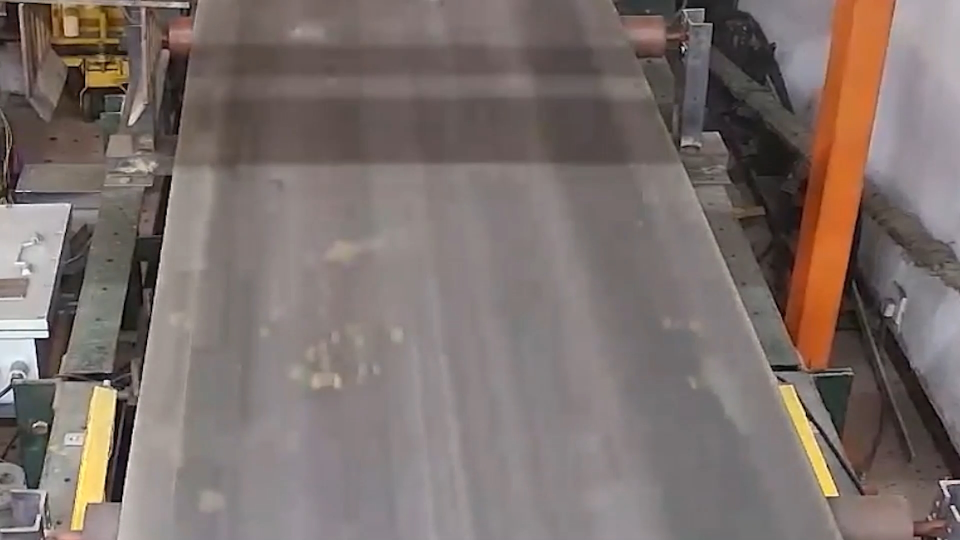
#> input picture source/belt.jpg, 1920 x 1080 px, found by its file name (shown at 1/2 size)
$ python belt.py
#> lines starting #> are read from the running program, lines starting #| are printed output that depends on the picture; after the words box and inside, x2 and y2 are one past the last pixel; in counts of white or black regions, pixels touching at a corner belong together
import numpy as np
import cv2
import time

INITIAL_ROI = True
FURTHER_ROI = False
CENTER = 995


def cvShow(img, name):
    """
    显示可调控窗口
    :parmam img: 原始图像
    :parmam name: 生成图像窗口名称
    """
    cv2.namedWindow(name, cv2.WINDOW_NORMAL)
    cv2.imshow(name, img)


def retinex(image, sigma_list):
    retinex_output = np.zeros_like(image)
    for sigma in sigma_list:
        # 对图像应用高斯模糊
        blurred = cv2.GaussianBlur(image, (0, 0), sigma)
        image[image == 0] = 1e-10
        blurred[blurred == 0] = 1e-10
        # 计算原始图像和模糊图像的对数差值
        log_scale_diff = np.log(image) - np.log(blurred)

        # 将对数差值添加到输出中
        retinex_output += log_scale_diff

    # 对输出图像进行归一化
    retinex_output = (retinex_output / len(sigma_list)) * 255
    retinex_output = np.uint8(np.clip(retinex_output, 0, 255))

    return retinex_output


def inital_process(img):
    """
    图片进行初步处理
    :param img: 原始图像
    :return: 返回初步处理图像
    """
    # 灰度处理
    gray = cv2.cvtColor(img, cv2.COLOR_BGR2GRAY)
    '''
    # 图像增强
    clahe = cv2.createCLAHE(
        clipLimit=2.0, tileGridSize=(10, 10))  # 对图像进行分割,10*10
    gray = clahe.apply(gray)  # 进行直方图均衡化
    # 高斯滤波
    blur = cv2.GaussianBlur(gray, (3, 3), 1)
    kernel_2 = np.ones((3, 3), np.uint8)
    # 腐蚀膨胀操作
    erosion = cv2.erode(blur, kernel=kernel_2, iterations=2)
    dilate = cv2.dilate(erosion, kernel_2, iterations=1)

    edges = cv2.Canny(dilate, 250, 180)
    '''

    # 改进Retinex增强图像
    sigma_list = [15, 80, 250]
    image = gray.astype(np.float32) / 255.0
    image = retinex(image, sigma_list)
    # 边缘检测
    edges = cv2.Canny(image, 250, 180)


    return edges


def region_of_interest(img, vertices, sign):
    """
    生成ROI区域
    :param img: 原始图像,是提取了物体边缘的图像
    :param vertices: 多边形坐标
    :return: 返回只保留了ROI区域内的物体边缘的图像
    """
    # 生成和img大小一致的图像矩阵,全部填充0(黑色)
    roi = np.zeros_like(img)
    # vertices即梯形区域顶点,填充梯形内部区域为白色
    if (sign):
        ignore_mask_color = 255
    else:
        roi = cv2.bitwise_not(roi)
        ignore_mask_color = 0
    # 填充函数,将vertices多边形区域填充为指定的灰度值
    cv2.fillPoly(roi, vertices, color=ignore_mask_color)
    # 显示ROI区域
    # cvShow(roi, 'ROI')
    # cv2.waitKey(0)
    # cv2.destroyAllWindows()
    # 两张图片上的像素进行与操作,ROI区域中已经填充白色,其他是黑色
    # img中是canny算子提取的物体边缘是白色，其他区域是黑色
    # 黑色与黑色与运算还是黑色，白色与白色与运算还是白色，白色与黑色与运算是黑色
    # bitwise_and即两张图片上相同位置像素点上的灰度值进行与运算
    masked_image = cv2.bitwise_and(img, roi)
    # cvShow(masked_image, 'masked_image')
    # cv2.waitKey(0)
    # cv2.destroyAllWindows()
    return masked_image


def calculate_slope(line):
    """
    计算斜率
    :param line: np.array([[x_1,y_1,x_2,y_2]])
    :return:
    """
    x_1, y_1, x_2, y_2 = line[0]
    return (y_2 - y_1) / (x_2 - x_1)


def bypass_angle_filter(lines, low_thres, high_thres):
    """
    角度滤波器
    :param lines: 概率霍夫变换得到的直线的端点对集合
    :param low_thres:低阈值
    :param high_thres:高阈值
    :return:得到过滤后的直线端点对集合
    """
    filtered_lines = []
    if lines is None:
        return filtered_lines
    for line in lines:
        for x1, y1, x2, y2 in line:
            # 过滤掉角度0或90度的直线
            if x1 == x2 or y1 == y2:
                continue
            # 保留角度在low_thres到high_thres之间的直线,角度按360度的标度来算
            angle = abs(np.arctan((y2 - y1) / (x2 - x1)) * 180 / np.pi)
            if low_thres < angle < high_thres:
                filtered_lines.append([[x1, y1, x2, y2]])
    return filtered_lines


def reject_abnormal_lines(lines, threshold):
    """
    剔除斜率不一致线段
    :param lines: 线段集合,np.array([[x_1,y_1,x_2,y_2]])
    :return:
    """
    # 计算线段斜率集合
    slopes = [calculate_slope(line) for line in lines]
    while len(lines) > 0:
        # 计算斜率平均值
        mean = np.mean(slopes)
        # 计算斜率与平均值差值集合
        diff = [abs(s - mean) for s in slopes]
        # 索引差值最大值下标
        idx = np.argmax(diff)
        if diff[idx] > threshold:
            # 删除此直线
            slopes.pop(idx)
            lines.pop(idx)
        else:
            break
    return lines


def least_squares_fit(lines):
    """
    将lines中的线段拟合成一条
    :param lines: 线段集合,np.array([[x_1,y_1,x_2,y_2]])
    :return: 线段上两点,np.array([[xmin,ymin],[xmax,ymax]])
    """
    # 取出所有坐标点
    x_coords = np.ravel([[line[0][0], line[0][2]] for line in lines])
    y_coords = np.ravel([[line[0][1], line[0][3]] for line in lines])
    # 进行直线拟合,得到多项式系数 k,b
    poly = np.polyfit(x_coords, y_coords, deg=1)
    # 根据多项式系数,计算两个直线上的点，用于唯一确定这条直线 val用于求y = k*x + b
    point_min = (np.min(x_coords), np.polyval(poly, np.min(x_coords)))
    point_max = (np.max(x_coords), np.polyval(poly, np.max(x_coords)))
    return np.array([point_min, point_max], dtype=np.int64)


def dispose_line(edges):
    """
    处理初步处理后图像生成霍夫线集合
    :param edges: 初步处理图像
    :return: lines 霍夫线集合 np.array([[x_1,y_1,x_2,y_2]])
    """
    # 霍夫变换获取所有线段
    lines = cv2.HoughLinesP(edges, 1, np.pi/180, threshold=30,
                            minLineLength=10, maxLineGap=100)
    # lines = cv2.HoughLinesP(masked, 1, np.pi/180, threshold=100,
    #                     minLineLength=100, maxLineGap=30)
    return lines


def generate_line(lines):
    """
    生成所需绘制线条
    :param lines: 初步处理图像
    :return: left_line,right_line 所生成两侧直线点集np.array([[x_1,y_1],[x_2,y_2]])
    """
    print('检测出线条点集对总数目:', len(lines))
    lines = bypass_angle_filter(lines, 60, 90)
    print('角度滤波后点集对总数目:', len(lines))
    # 按照斜率划分皮带左右侧
    # 列表生成式
    left_belt = [line for line in lines if calculate_slope(line) < 0]
    print('左侧点集对数目:', len(left_belt))
    right_belt = [line for line in lines if calculate_slope(line) > 0]
    print('右侧点集对数目:', len(right_belt))
    # 过滤线段
    left_belt = reject_abnormal_lines(left_belt, 0.005)
    print('左侧过滤后点集对数目:', len(left_belt))
    right_belt = reject_abnormal_lines(right_belt, 0.005)
    print('右侧过滤后点集对数目:', len(right_belt))
    # 线段拟合
    left_line = least_squares_fit(left_belt)
    right_line = least_squares_fit(right_belt)

    return left_line, right_line


def line_pro_count(img, left_line, right_line):
    """
    图像中延伸并绘制线段
    :param img: 输入图像
    :param left_line: 左侧线段点
    :param right_line: 右侧线段点
    """
    # 取出左右线条点
    left_src_line_1 = tuple(left_line[0])
    left_src_line_2 = tuple(left_line[1])
    right_src_line_1 = tuple(right_line[0])
    right_src_line_2 = tuple(right_line[1])
    # 设置延伸方位
    y_up = 350
    y_down = 900
    y_buttom = 1000
    # 计算左右侧斜率与截距
    left_k = (left_src_line_2[1] - left_src_line_1[1]) / \
        (left_src_line_2[0] - left_src_line_1[0])
    left_b = left_src_line_1[1] - left_k * left_src_line_1[0]
    right_k = (right_src_line_2[1] - right_src_line_1[1]) / \
        (right_src_line_2[0] - right_src_line_1[0])
    right_b = right_src_line_1[1] - right_k * right_src_line_1[0]
    # 计算左侧延长点
    left_x_up = int((y_up - left_b)/left_k)
    left_up = (left_x_up, y_up)
    left_x_down = int((y_down - left_b)/left_k)
    left_down = (left_x_down, y_down)
    left_x_buttom = int((y_buttom - left_b)/left_k)
    # 计算右侧延长点
    right_x_up = int((y_up - right_b)/right_k)
    right_up = (right_x_up, y_up)
    right_x_down = int((y_down - right_b)/right_k)
    right_down = (right_x_down, y_down)
    right_x_buttom = int((y_buttom - right_b)/right_k)

    # 计算皮带中心点坐标
    pixels_between_lines = (left_x_buttom + right_x_buttom)/2

    data = pixels_between_lines - CENTER
    # 判定跑偏并绘制边缘线
    if(data > 0):
        thresh_right = int(pixels_between_lines*0.03)
        if(abs(data) > thresh_right):
            img_show(img,left_up,left_down,False)
            img_show(img,right_up,right_down,False)
            print("右侧跑偏")
        else:
            img_show(img,left_up,left_down,True)
            img_show(img,right_up,right_down,True)
            print("正常")
    else:
        thresh_left= int(pixels_between_lines*0.05)
        if(abs(data) > thresh_left):
            img_show(img,left_up,left_down,False)
            img_show(img,right_up,right_down,False)
            print("左侧跑偏")
        else:
            img_show(img,left_up,left_down,True)
            img_show(img,right_up,right_down,True)
            print("正常")
'''
    # 判定跑偏并绘制边缘线
    if (data > thresh):
        cv2.line(img, left_up, left_down, color=(0, 0, 255), thickness=5)
        cv2.line(img, right_up, right_down, color=(0, 0, 255), thickness=5)
        if((pixels_between_lines - CENTER) > 0):
            print("右侧跑偏")
        else:
            print("左侧跑偏")
    else:
        cv2.line(img, left_up, left_down, color=(0, 255, 0), thickness=5)
        cv2.line(img, right_up, right_down, color=(0, 255, 0), thickness=5)
        print("正常")
'''


def img_show(img, left_line, right_line,sign):
    """
    图像中绘制线段
    :param img: 输入图像
    :param left_line: 左侧线段点
    :param right_line: 右侧线段点
    """
    if(sign):
        cv2.line(img, left_line, right_line, color=(0, 255, 0), thickness=5)
    else:
        cv2.line(img, left_line, right_line, color=(0, 0, 255), thickness=5)


if __name__ == '__main__':
    start_time = time.time()
    img = cv2.imread('D:\Project\Python\img\\belt.jpg')
#> img is the input picture: shape (1080, 1920, 3); mean B, G, R 108, 112, 124
    cv2.waitKey(0)
    # img = cv2.fastNlMeansDenoisingColored(img, None, 10, 10, 7, 21)
    imgCopy = img.copy()
    edges = inital_process(img)
#> in inital_process, `gray = cv2.cvtColor(img, cv2.COLOR_BGR2GRAY)`:
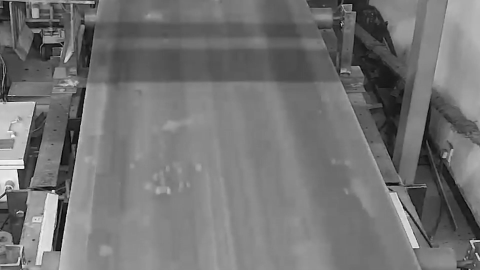
#> gray: shape (1080, 1920) (shown at 1/4 size); min 0, max 255, mean 115.1
#> after the loop in retinex, `for sigma in sigma_list:`:
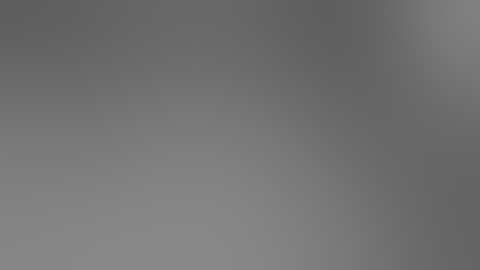
#> blurred: shape (1080, 1920) float32 (shown at 1/4 size); min 0.371, max 0.535, mean 0.451
#> in retinex, `retinex_output = np.uint8(np.clip(retinex_output, 0, 255))`:
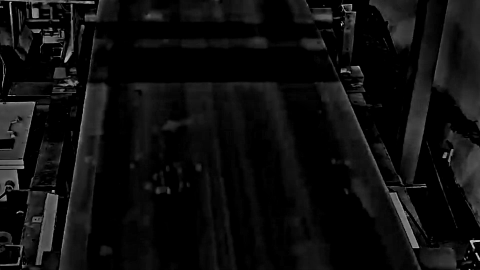
#> retinex_output: shape (1080, 1920) (shown at 1/4 size); min 0, max 255, mean 13.9
#> in inital_process, `edges = cv2.Canny(image, 250, 180)`:
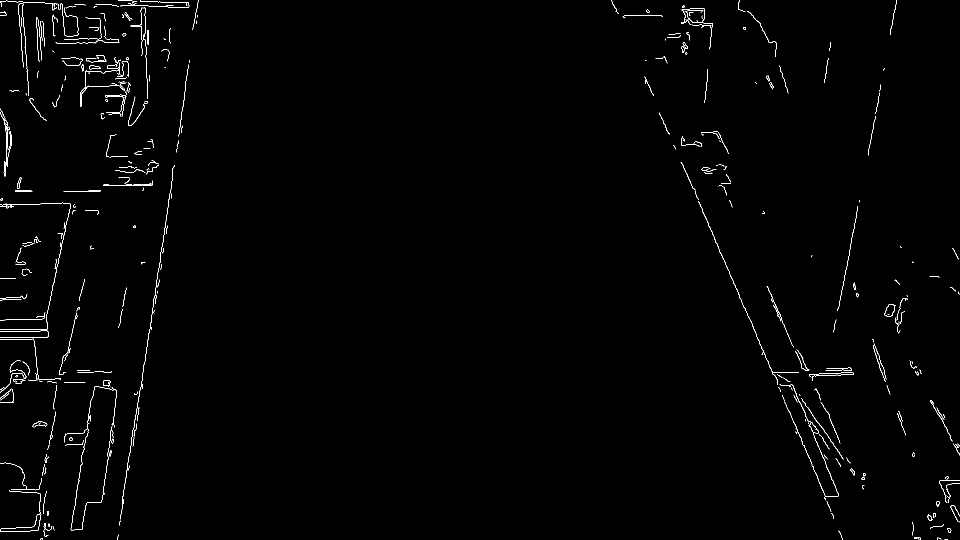
#> edges: shape (1080, 1920) (shown at 1/2 size); 0.85% white in thin lines or dots
    vertices = np.array([[[150, 730], [301, 380], [1453, 380], [1618, 730]]])
    masked = region_of_interest(edges, vertices=vertices, sign=INITIAL_ROI)
#> in region_of_interest, `cv2.fillPoly(roi, vertices, color=ignore_mask_color)`:
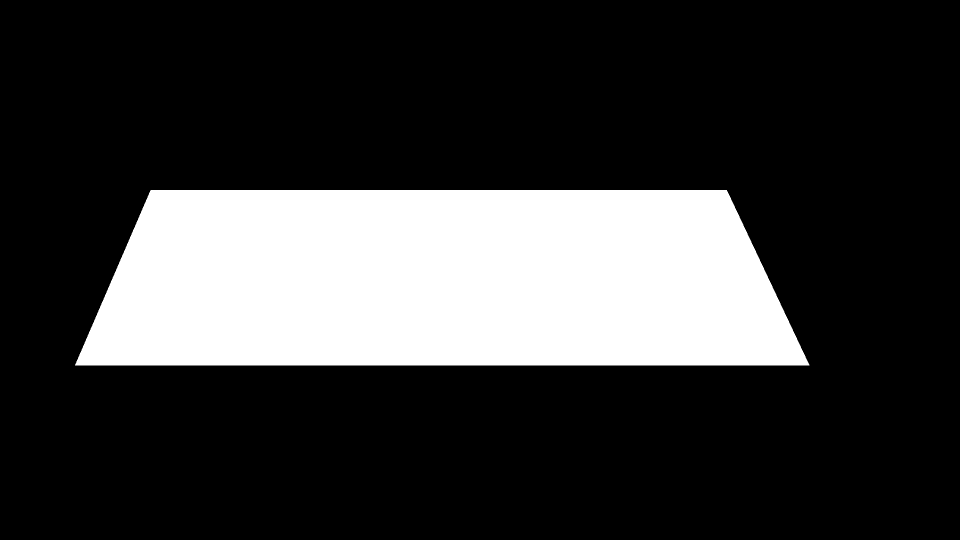
#> roi: shape (1080, 1920) (shown at 1/2 size); 22.2% white; 1 white region, box (x1, y1, x2, y2) and area: (150, 380, 1619, 731) 460159

    # 右侧过滤
    vertices_further_1 = np.array(
        [[[1570, 730], [1500, 540], [1600, 540], [1700, 730]]])
    masked = region_of_interest(
        masked, vertices=vertices_further_1, sign=FURTHER_ROI)

    vertices_further_2 = np.array(
        [[[200, 700], [210, 600], [250, 600], [240, 700]]])
    masked = region_of_interest(
        masked,
        vertices=vertices_further_2, sign=FURTHER_ROI)
#> call 3 of region_of_interest, with vertices = array of shape (1, 4, 2), sign = False
#> in region_of_interest (call 3), `cv2.fillPoly(roi, vertices, color=ignore_mask_color)`:
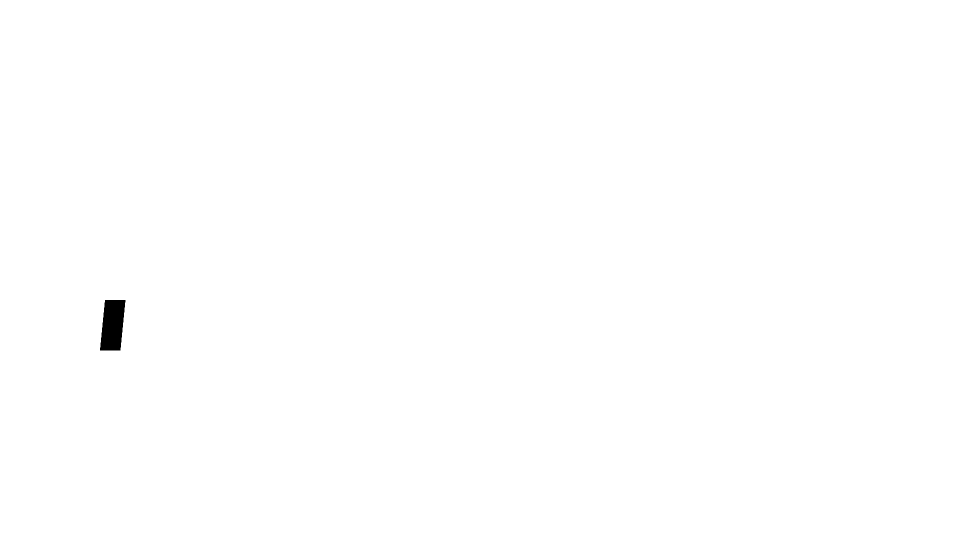
#> roi: shape (1080, 1920) (shown at 1/2 size); 99.8% white; 1 black region, box (x1, y1, x2, y2) and area: (200, 600, 251, 701) 4141
    # 右跑偏过滤
    '''
    vertices_further_3 = np.array(
        [[[220, 670], [262, 405], [370, 405], [330, 670]]])
    masked = region_of_interest(
        masked, vertices=vertices_further_3, sign=FURTHER_ROI)
    '''
    lines = dispose_line(masked)
#> in dispose_line, `lines = cv2.HoughLinesP(edges, 1, np.pi/180, threshold=30, minLineLeng..`: lines = [[1457, 540, 1538, 730], [1391, 388, 1487, 614], [287, 730, 331, 449], [289, 727, 342, 389], [307, 598, 341, 380], [303, 654, 334, 453], [1390, 383, 1532, 718]]
    left_line, right_line = generate_line(lines)
#| 检测出线条点集对总数目: 7
#> the loop in bypass_angle_filter, `for line in lines:` made 7 passes
#> after the loop in bypass_angle_filter, `for line in lines:`: filtered_lines = [[[1457, 540, 1538, 730]], [[1391, 388, 1487, 614]], [[287, 730, 331, 449]], [[289, 727, 342, 389]], [[307, 598, 341, 380]], [[303, 654, 334, 453]], [[1390, 383, 1532, 718]]]
#> in generate_line, `lines = bypass_angle_filter(lines, 60, 90)`: lines has the same summary as filtered_lines in bypass_angle_filter
#| 角度滤波后点集对总数目: 7
#> in generate_line, `left_belt = [line for line in lines if calculate_slope(line) < 0]`: left_belt = [[[287, 730, 331, 449]], [[289, 727, 342, 389]], [[307, 598, 341, 380]], [[303, 654, 334, 453]]]
#| 左侧点集对数目: 4
#> in generate_line, `right_belt = [line for line in lines if calculate_slope(line) > 0]`: right_belt = [[[1457, 540, 1538, 730]], [[1391, 388, 1487, 614]], [[1390, 383, 1532, 718]]]
#| 右侧点集对数目: 3
#> in reject_abnormal_lines, `slopes = [calculate_slope(line) for line in lines]`: slopes = [-6.39, -6.38, -6.41, -6.48]
#> the loop in reject_abnormal_lines, `while len(lines) > 0:` made 3 passes
#> (mean, diff, idx) on passes 1 to 3: (-6.41, [0.0285, 0.0375, 0.00307, 0.069], 3), (-6.39, [0.00547, 0.0145, 0.0199], 2), (-6.38, [0.0045, 0.0045], 1)
#> after the loop in reject_abnormal_lines, `while len(lines) > 0:`: lines = [[[287, 730, 331, 449]], [[289, 727, 342, 389]]]; slopes = [-6.39, -6.38]
#> in generate_line, `left_belt = reject_abnormal_lines(left_belt, 0.005)`: left_belt = [[[287, 730, 331, 449]], [[289, 727, 342, 389]]]
#| 左侧过滤后点集对数目: 2
#> the loop in reject_abnormal_lines (call 2), `while len(lines) > 0:` made 2 passes
#> (mean, diff, idx) on passes 1 to 2: (2.35, [0.00732, 0.00117, 0.00615], 0), (2.36, [0.00249, 0.00249], 0)
#> in generate_line, `right_belt = reject_abnormal_lines(right_belt, 0.005)`: right_belt = [[[1391, 388, 1487, 614]], [[1390, 383, 1532, 718]]]
#| 右侧过滤后点集对数目: 2
#> in least_squares_fit, `x_coords = np.ravel([[line[0][0], line[0][2]] for line in lines])`: x_coords = [287, 331, 289, 342]
#> in least_squares_fit, `y_coords = np.ravel([[line[0][1], line[0][3]] for line in lines])`: y_coords = [730, 449, 727, 389]
#> in least_squares_fit, `poly = np.polyfit(x_coords, y_coords, deg=1)`: poly = [-6.35, 2557.8]
#> in least_squares_fit, `point_min = (np.min(x_coords), np.polyval(poly, np.min(x_coords)))`: point_min = (287, 734.2)
#> in least_squares_fit, `point_max = (np.max(x_coords), np.polyval(poly, np.max(x_coords)))`: point_max = (342, 384.7)
#> in generate_line, `left_line = least_squares_fit(left_belt)`: left_line = [[287, 734], [342, 384]]
#> in generate_line, `right_line = least_squares_fit(right_belt)`: right_line = [[1390, 384], [1532, 718]]
#> left_line = [[287, 734], [342, 384]]; right_line = [[1390, 384], [1532, 718]]
    line_pro_count(imgCopy, left_line, right_line)
#> in line_pro_count, `left_src_line_1 = tuple(left_line[0])`: left_src_line_1 = (287, 734)
#> in line_pro_count, `left_src_line_2 = tuple(left_line[1])`: left_src_line_2 = (342, 384)
#> in line_pro_count, `right_src_line_1 = tuple(right_line[0])`: right_src_line_1 = (1390, 384)
#> in line_pro_count, `right_src_line_2 = tuple(right_line[1])`: right_src_line_2 = (1532, 718)
#> in line_pro_count, `left_k = (left_src_line_2[1] - left_src_line_1[1]) / \ (left_src_line_..`: left_k = -6.36
#> in line_pro_count, `left_b = left_src_line_1[1] - left_k * left_src_line_1[0]`: left_b = 2560.4
#> in line_pro_count, `right_k = (right_src_line_2[1] - right_src_line_1[1]) / \ (right_src_l..`: right_k = 2.35
#> in line_pro_count, `right_b = right_src_line_1[1] - right_k * right_src_line_1[0]`: right_b = -2885.4
#> in line_pro_count, `left_x_up = int((y_up - left_b)/left_k)`: left_x_up = 347
#> in line_pro_count, `left_up = (left_x_up, y_up)`: left_up = (347, 350)
#> in line_pro_count, `left_x_down = int((y_down - left_b)/left_k)`: left_x_down = 260
#> in line_pro_count, `left_down = (left_x_down, y_down)`: left_down = (260, 900)
#> in line_pro_count, `left_x_buttom = int((y_buttom - left_b)/left_k)`: left_x_buttom = 245
#> in line_pro_count, `right_x_up = int((y_up - right_b)/right_k)`: right_x_up = 1375
#> in line_pro_count, `right_up = (right_x_up, y_up)`: right_up = (1375, 350)
#> in line_pro_count, `right_x_down = int((y_down - right_b)/right_k)`: right_x_down = 1609
#> in line_pro_count, `right_down = (right_x_down, y_down)`: right_down = (1609, 900)
#> in line_pro_count, `right_x_buttom = int((y_buttom - right_b)/right_k)`: right_x_buttom = 1651
#> in line_pro_count, `pixels_between_lines = (left_x_buttom + right_x_buttom)/2`: pixels_between_lines = 948
#> in line_pro_count, `data = pixels_between_lines - CENTER`: data = -47
#> in line_pro_count, `thresh_left= int(pixels_between_lines*0.05)`: thresh_left = 47
#> call 2 of img_show, with left_line = (1375, 350), right_line = (1609, 900), sign = True
#> in img_show (call 2), `cv2.line(img, left_line, right_line, color=(0, 255, 0), thickness=5)`:
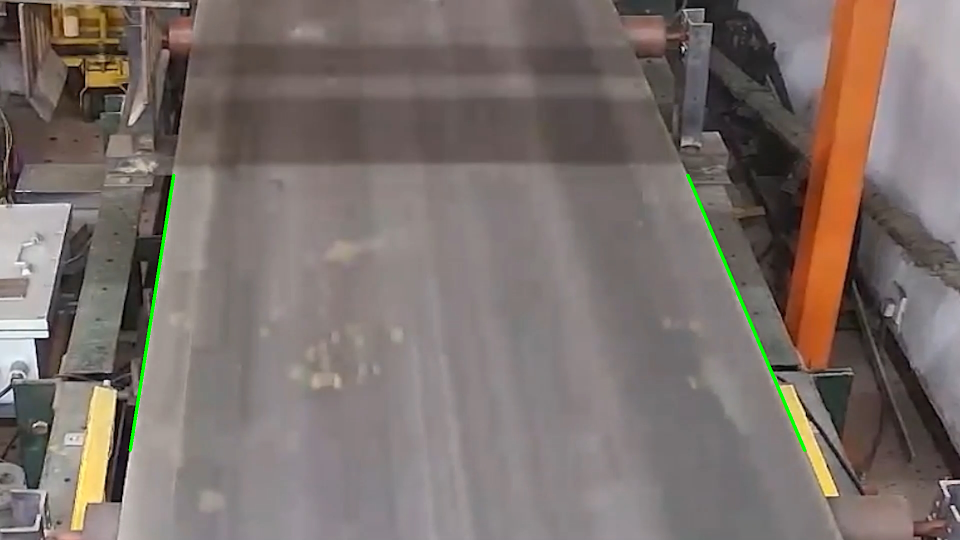
#> img: shape (1080, 1920, 3) (shown at 1/2 size); mean B, G, R 107.5, 112.5, 123.5
    cvShow(imgCopy, 'img')
    end_time = time.time()
    execution_time = end_time - start_time
    print("代码块运行时间：", execution_time, "秒")


    # [28 lines of commented-out code are left out]

    cv2.waitKey(0)
    cv2.destroyAllWindows()
